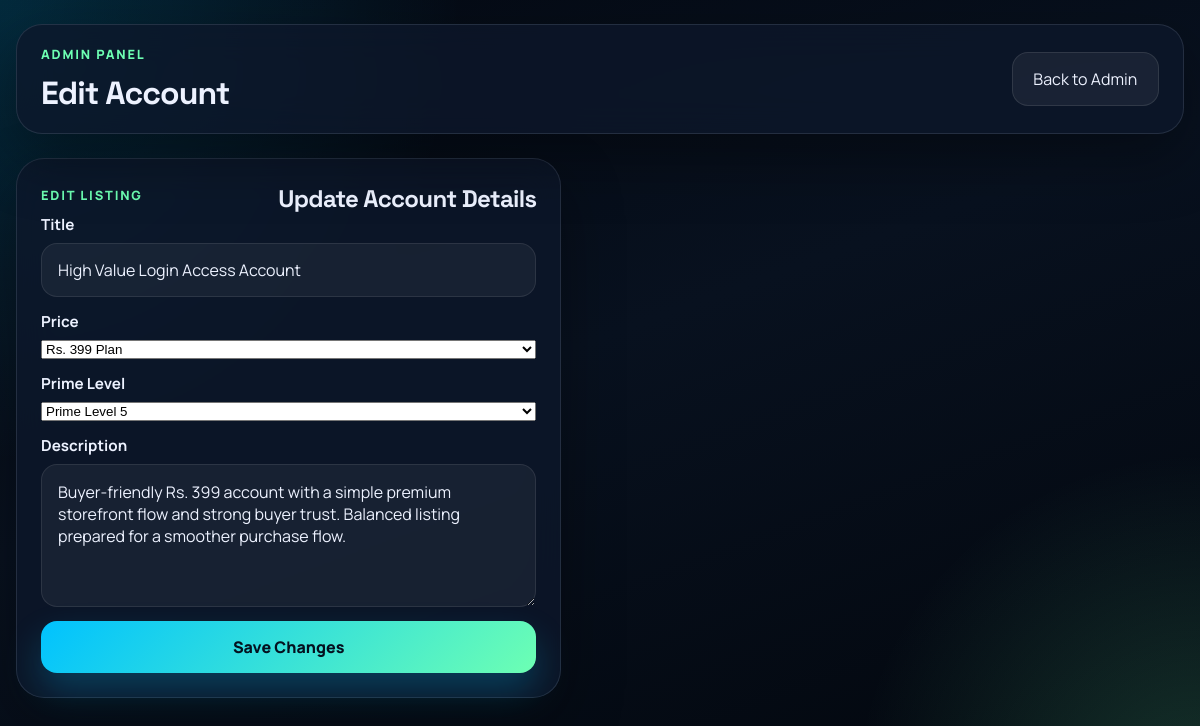
The page /edit_account/118 (signed in) on the database its author committed.
### tables this page shows
CREATE TABLE accounts (
            id INTEGER PRIMARY KEY AUTOINCREMENT,
            title TEXT,
            price TEXT,
            level TEXT,
            image TEXT,
            description TEXT
        , images TEXT, level1_price TEXT, level2_price TEXT, level3_price TEXT, features TEXT DEFAULT '', created_at TIMESTAMP, original_price REAL NOT NULL DEFAULT 0, recovery_email TEXT NOT NULL DEFAULT '', prime_level INTEGER NOT NULL DEFAULT 5);

### app.py (the view, shortened to what this page needs)
@app.route("/edit_account/<int:account_id>", methods=["GET", "POST"])
@admin_required
def edit_account(account_id):
    conn = get_db()
    cursor = conn.cursor()
    cursor.execute("SELECT * FROM accounts WHERE id = ?", (account_id,))
    account = cursor.fetchone()
    if not account:
        conn.close()
        return redirect(url_for("admin"))
    conn.close()
    return render_template("edit_account.html", account=account)

### app.py (called while the page is built)
def get_db():
    conn = sqlite3.connect(DATABASE, timeout=30)
    conn.row_factory = sqlite3.Row
    conn.execute("PRAGMA foreign_keys = ON")
    conn.execute("PRAGMA journal_mode = WAL")
    return conn

def admin_required(view):
    @wraps(view)
    def wrapped_view(*args, **kwargs):
        if not session.get("admin"):
            return redirect(url_for("admin_login"))
        return view(*args, **kwargs)
    return wrapped_view

def build_payment_upi_link(amount):
    payment_upi_id = app.config["PAYMENT_UPI_ID"]
    payment_upi_name = app.config["PAYMENT_UPI_NAME"]
    return f"upi://pay?pa={payment_upi_id}&pn={quote(payment_upi_name)}&am={int(amount)}&cu=INR"

def build_payment_qr_url(amount):
    return f"https://api.qrserver.com/v1/create-qr-code/?size=320x320&data={quote(build_payment_upi_link(amount), safe='')}"

def current_user():
    if not session.get("user_id"):
        return None
    conn = get_db()
    cursor = conn.cursor()
    cursor.execute(
        "SELECT id, name, email, is_admin FROM users WHERE id = ?",
        (session["user_id"],),
    )
    user = cursor.fetchone()
    conn.close()
    return user

@app.context_processor
def inject_globals():
    payment_upi_id = app.config["PAYMENT_UPI_ID"]
    payment_upi_name = app.config["PAYMENT_UPI_NAME"]
    payment_upi_link = build_payment_upi_link(399)
    payment_qr_url = build_payment_qr_url(399)
    asset_version = int(Path(__file__).stat().st_mtime)
    return {
        "current_user": current_user(),
        "payment_upi_id": payment_upi_id,
        "payment_upi_name": payment_upi_name,
        "payment_upi_link": payment_upi_link,
        "payment_qr_url": payment_qr_url,
        "asset_version": asset_version,
    }

### templates/edit_account.html (shortened to what this page needs)
{% extends "base.html" %}
{% block body_class %}admin-page{% endblock %}
{% block content %}
<div class="page-shell admin-shell">
    <header class="topbar glass-panel">
        <div>
            <p class="eyebrow">Admin Panel</p>
            <h1>Edit Account</h1>
        </div>
        <div class="topbar-actions">
            <a class="ghost-btn" href="{{ url_for('admin') }}">Back to Admin</a>
        </div>
    </header>
    <section class="admin-grid">
        <section class="admin-form-card glass-panel">
            <div class="section-heading">
                <p class="eyebrow">Edit Listing</p>
                <h2>Update Account Details</h2>
            </div>
            <form class="admin-form" action="{{ url_for('edit_account', account_id=account['id']) }}" method="post">
                <label>
                    <span>Title</span>
                    <input type="text" name="title" value="{{ account['title'] }}" required>
                </label>
                <label>
                    <span>Price</span>
                    <select name="price" required>
                        <option value="399" {% if account["price"]|int == 399 %}selected{% endif %}>Rs. 399 Plan</option>
                    </select>
                </label>
                <label>
                    <span>Prime Level</span>
                    <select name="prime_level" required>
                        <option value="5" {% if (account["prime_level"] or 5)|int == 5 %}selected{% endif %}>Prime Level 5</option>
                    </select>
                </label>
                <label>
                    <span>Description</span>
                    <textarea name="description" rows="5" placeholder="Describe the account inventory, level, and highlights.">{{ account["description"] }}</textarea>
                </label>
                <button type="submit" class="primary-btn">Save Changes</button>
            </form>
        </section>
    </section>
</div>
{% endblock %}

### static/app.css (style rules this page uses)
:root { --bg: #07111f; --bg-soft: #0f1c31; --panel: rgba(14, 24, 43, 0.78); --panel-strong: rgba(12, 19, 33, 0.92); --line: rgba(148, 163, 184, 0.18); --text: #edf2ff; --muted: #9cadc9; --accent: #00c2ff; --accent-2: #6dffb3; --danger: #ff5d7a; --shadow: 0 24px 60px rgba(0, 0, 0, 0.35); --radius: 24px; }
* { box-sizing: border-box; }
html { scroll-behavior: smooth; }
body { margin: 0; min-height: 100vh; background: radial-gradient(circle at top left, rgba(0, 194, 255, 0.18), transparent 32%), radial-gradient(circle at bottom right, rgba(109, 255, 179, 0.18), transparent 24%), linear-gradient(160deg, #040912 0%, #08111f 45%, #02060c 100%); color: var(--text); font-family: "Manrope", sans-serif; }
a { color: inherit; text-decoration: none; }
button, input, textarea { font: inherit; }
button { cursor: pointer; }
.glass-panel { background: var(--panel); border: 1px solid var(--line); box-shadow: var(--shadow); backdrop-filter: blur(18px); }
.eyebrow { margin: 0 0 10px; color: var(--accent-2); font-size: 0.8rem; font-weight: 800; letter-spacing: 0.14em; text-transform: uppercase; }
.primary-btn, .ghost-btn, .danger-btn, .small-btn { border: 0; border-radius: 16px; padding: 0.95rem 1.3rem; transition: transform 0.25s ease, box-shadow 0.25s ease, background 0.25s ease; }
.primary-btn { color: #04111f; font-weight: 800; background: linear-gradient(135deg, var(--accent), var(--accent-2)); box-shadow: 0 18px 36px rgba(0, 194, 255, 0.24); }
.ghost-btn { color: var(--text); background: rgba(255, 255, 255, 0.06); border: 1px solid rgba(255, 255, 255, 0.1); }
.page-shell { width: min(1240px, calc(100% - 32px)); margin: 0 auto; padding: 24px 0 48px; }
.topbar { border-radius: 26px; padding: 20px 24px; display: flex; align-items: center; justify-content: space-between; gap: 18px; position: sticky; top: 12px; z-index: 5; }
.topbar h1, .hero-banner h2, .auth-card h2, .auth-hero h1, .section-heading h2 { margin: 0; font-family: "Space Grotesk", sans-serif; letter-spacing: -0.03em; }
.topbar-search input, .auth-form input, .auth-form textarea, .admin-form input, .admin-form textarea, .payment-form input { width: 100%; border-radius: 16px; border: 1px solid rgba(255, 255, 255, 0.09); background: rgba(255, 255, 255, 0.05); color: var(--text); padding: 0.95rem 1rem; outline: none; }
.topbar-actions { display: flex; align-items: center; gap: 12px; }
.auth-header, .section-heading { display: flex; align-items: end; justify-content: space-between; gap: 16px; }
.auth-form, .admin-form { display: grid; gap: 16px; }
.auth-form label, .admin-form label { display: grid; gap: 8px; }
.auth-form span, .admin-form span, .payment-meta strong { font-size: 0.95rem; font-weight: 700; }
.admin-shell { padding-bottom: 64px; }
.admin-grid { margin-top: 24px; display: grid; grid-template-columns: 0.95fr 1.05fr; gap: 20px; }
.admin-form-card, .admin-list-card, .payments-table, .product-layout, .modal-card { border-radius: 28px; padding: 24px; }
.admin-form { display: grid; gap: 14px; }
.admin-form label { display: grid; gap: 8px; }

### rows shown on the page
accounts: title "High Value Login Access Account", price "Rs. 399 Plan", prime_level "Prime Level 5", description "Buyer-friendly Rs. 399 account with a simple premium storefront flow and strong buyer trust. Balanced listing prepared for a smoother purchase flow."
